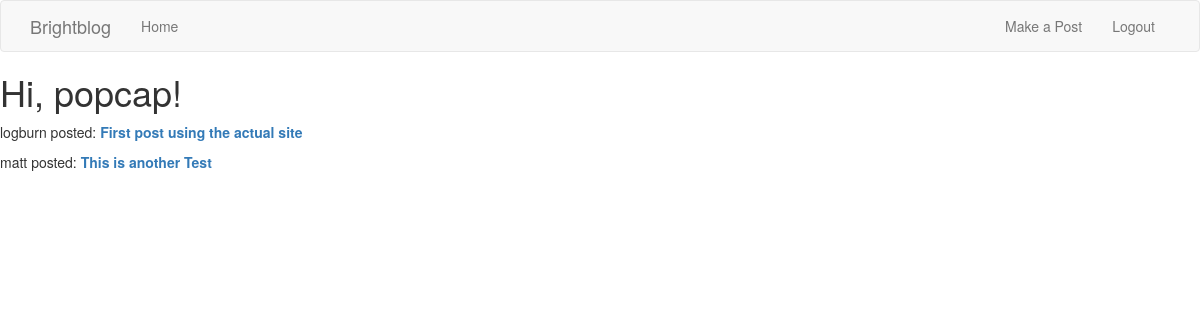
The page /index (signed in) on the database its author committed.
### app/models.py (models this page shows, shortened)
class User(UserMixin, db.Model):
    id = db.Column(db.Integer, primary_key=True)
    username = db.Column(db.String(64), index=True, unique=True)
    email = db.Column(db.String(120), index=True, unique=True)
    password_hash = db.Column(db.String(128))
    posts = db.relationship('Post', backref='author', lazy='dynamic')
    comments = db.relationship('Comment', backref='author', lazy='dynamic')

class Post(db.Model):
    id = db.Column(db.Integer, primary_key=True)
    title = db.Column(db.String(150))
    body = db.Column(db.Text())
    timestamp = db.Column(db.DateTime, index=True, default=datetime.utcnow)
    user_id = db.Column(db.Integer, db.ForeignKey('user.id'))

### app/routes.py (the view)
@app.route('/')
@app.route('/index')
def index():
    posts = Post.query.all()
    return render_template('index.html', title='Home Page', posts=posts)

### app/models.py (called while the page is built)
@login.user_loader
def load_user(id):
    return User.query.get(int(id))

### app/templates/index.html
{% extends "base.html" %}
{% block content %}
    <h1>Hi, {{ current_user.username }}!</h1>
    {% for post in posts %}
    <div>
        <p>
            {{ post.author.username }} posted:
            <b><a href="{{url_for('show_post', post_id=post.id) }}">{{ post.title }}</a></b>
        </p>
    </div>
    {% endfor %}
{% endblock %}

### rows shown on the page
User: username "popcap"
Post: author.username "logburn", title "First post using the actual site"
Post: author.username "matt", title "This is another Test"
